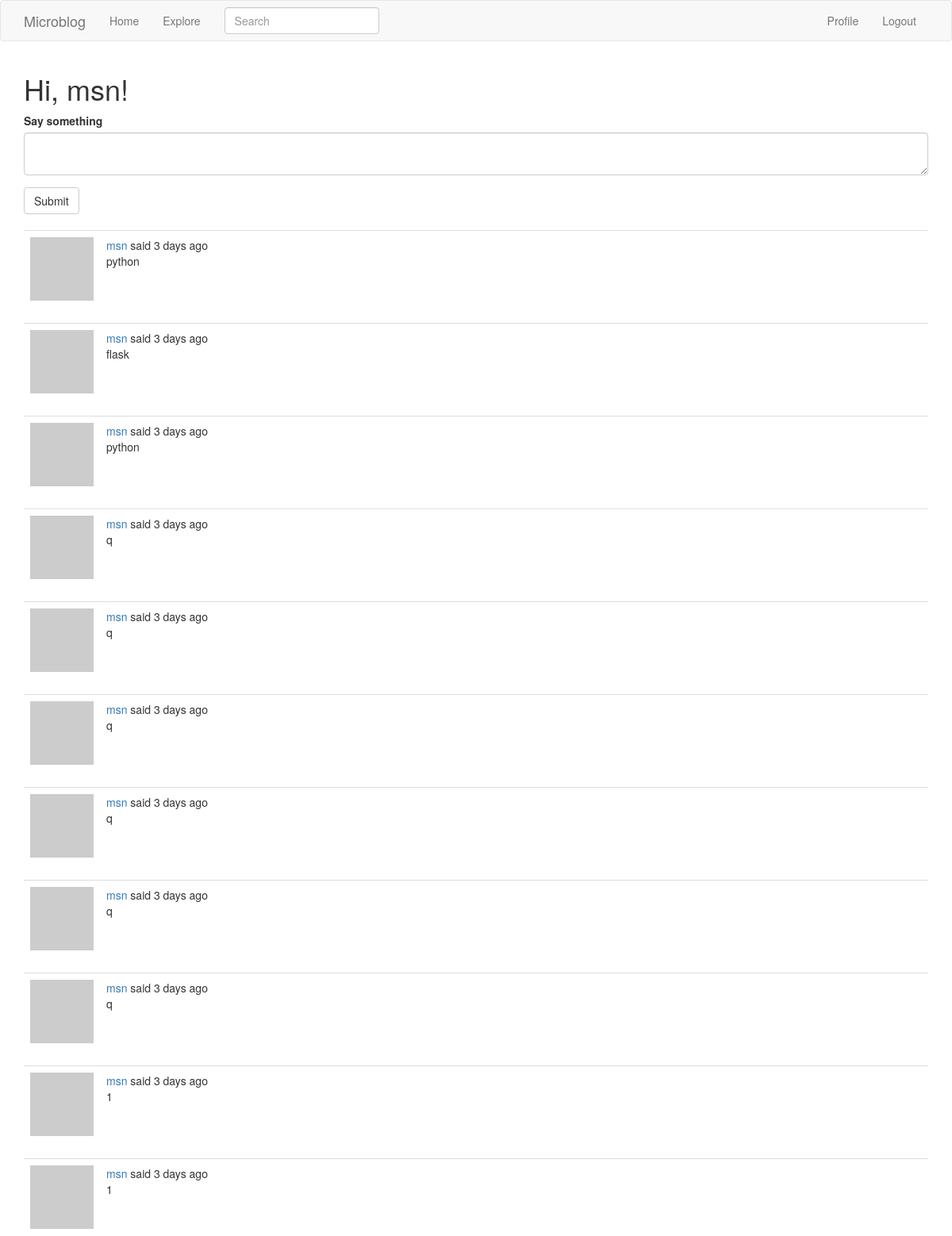
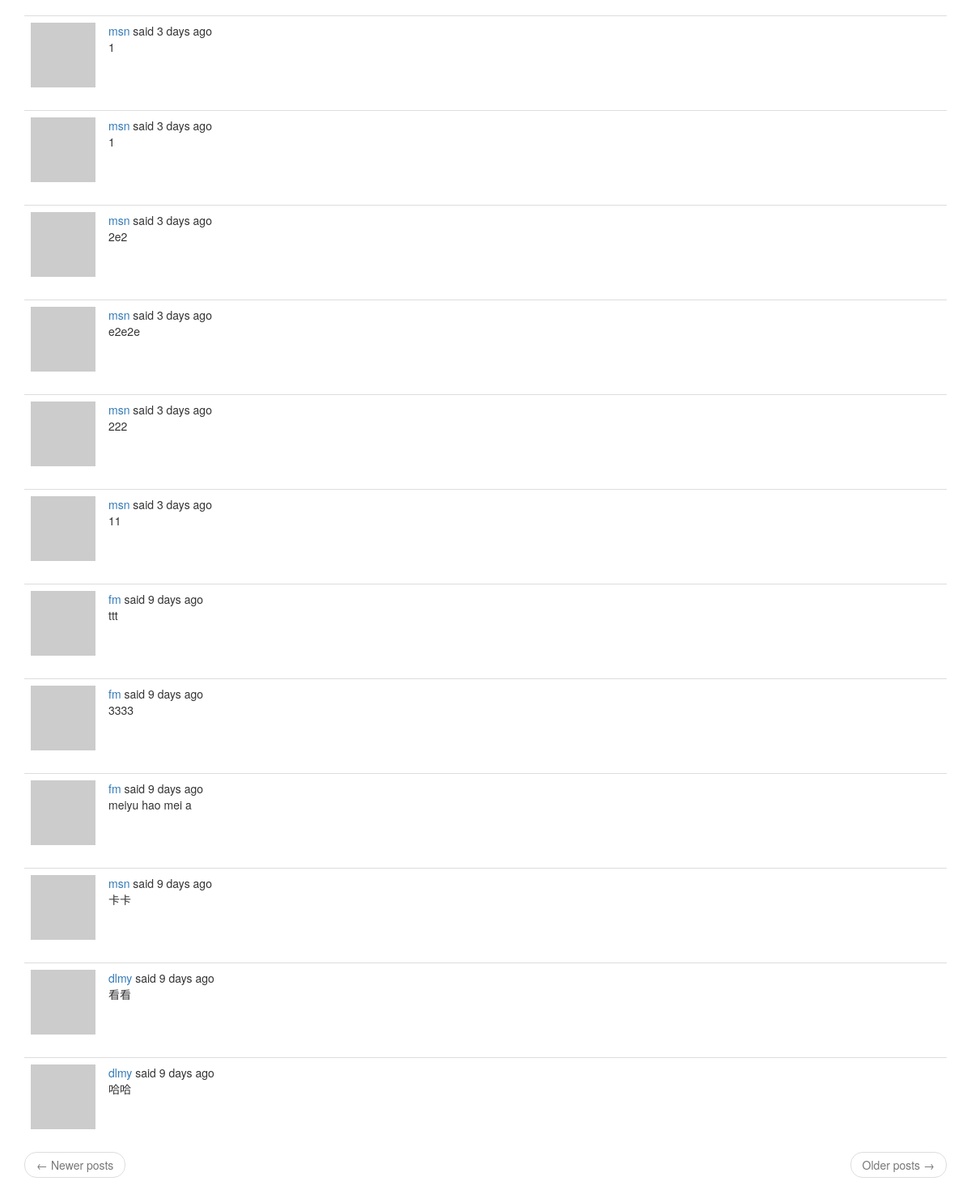
The app's page /index (signed in) with its own data (2 pictures, top to bottom).
### app/models.py (models this page shows, shortened)
class User(UserMixin, db.Model):
    id = db.Column(db.Integer, primary_key=True)
    username = db.Column(db.String(64), index=True, unique=True)
    email = db.Column(db.String(120), index=True, unique=True)
    password_hash = db.Column(db.String(128))
    posts = db.relationship('Post', backref='author', lazy='dynamic')
    about_me = db.Column(db.String(140))
    last_seen = db.Column(db.DateTime, default=datetime.utcnow)
    followed = db.relationship(
        'User', secondary=followers,
        primaryjoin=(followers.c.follower_id == id),
        secondaryjoin=(followers.c.followed_id == id),
        backref=db.backref('followers', lazy='dynamic'), lazy='dynamic')
    def avatar(self, size):
        digest = md5(self.email.lower().encode('utf-8')).hexdigest()
        return 'https://www.gravatar.com/avatar/{}?d=identicon&s={}'.format(
            digest, size)
    def followed_posts(self):
        followed = Post.query.join(
            followers, (followers.c.followed_id == Post.user_id)).filter(
                followers.c.follower_id == self.id)
        own = Post.query.filter_by(user_id=self.id)
        return followed.union(own).order_by(Post.timestamp.desc())

class SearchableMixin(object):
    @classmethod
    def before_commit(cls, session):
        session._changes = {
            'add': [obj for obj in session.new if isinstance(obj, cls)],
            'update': [obj for obj in session.dirty if isinstance(obj, cls)],
            'delete': [obj for obj in session.deleted if isinstance(obj, cls)]
        }
    @classmethod
    def after_commit(cls, session):
        for obj in session._changes['add']:
            add_to_index(cls.__tablename__, obj)
        for obj in session._changes['update']:
            add_to_index(cls.__tablename__, obj)
        for obj in session._changes['delete']:
            remove_from_index(cls.__tablename__, obj)
        session._changes = None

class Post(SearchableMixin, db.Model):
    __searchable__ = ['body']
    id = db.Column(db.Integer, primary_key=True)
    body = db.Column(db.String(140))
    timestamp = db.Column(db.DateTime, index=True, default=datetime.utcnow)
    user_id = db.Column(db.Integer, db.ForeignKey('user.id'))
    language = db.Column(db.String(5))

### app/main/routes.py (the view, shortened to what this page needs)
@bp.route('/', methods=['GET', 'POST'])
@bp.route('/index', methods=['GET', 'POST'])
@login_required
def index():
    form = PostForm()
    page = request.args.get('page', 1, type=int)
    posts = current_user.followed_posts().paginate(
        page, current_app.config['POSTS_PER_PAGE'], False)
    next_url = url_for('main.explore', page=posts.next_num) \
        if posts.has_next else None
    prev_url = url_for('main.explore', page=posts.prev_num) \
        if posts.has_prev else None
    return render_template('index.html', title=_('Home'), form=form,
                           posts=posts.items, next_url=next_url,
                           prev_url=prev_url)

### app/main/forms.py
class SearchForm(FlaskForm):
    q = StringField(_l('Search'), validators=[DataRequired()])
    def __init__(self, *args, **kwargs):
        if 'formdata' not in kwargs:
            kwargs['formdata'] = request.args
        if 'csrf_enabled' not in kwargs:
            kwargs['csrf_enabled'] = False
        super(SearchForm, self).__init__(*args, **kwargs)

class PostForm(FlaskForm):
    post = TextAreaField(_l('Say something'), validators=[DataRequired()])
    submit = SubmitField(_l('Submit'))

### app/main/routes.py (called while the page is built)
@bp.before_app_request
def before_request():
    if current_user.is_authenticated:
        current_user.last_seen = datetime.utcnow()
        db.session.commit()
        g.search_form = SearchForm()
    g.locale = str(get_locale())

### app/models.py (called while the page is built)
@login.user_loader
def load_user(id):
    return User.query.get(int(id))

### app/templates/index.html
{% extends "base.html" %}
{% import 'bootstrap/wtf.html' as wtf %}
{% block app_content %}
    <h1>{{ _('Hi, %(username)s!', username=current_user.username) }}</h1>
    {% if form %}
    {{ wtf.quick_form(form) }}
    <br>
    {% endif %}
    {% for post in posts %}
        {% include '_post.html' %}
    {% endfor %}
    <nav aria-label="...">
        <ul class="pager">
            <li class="previous{% if not prev_url %} disabled{% endif %}">
                <a href="{{ prev_url or '#' }}">
                    <span aria-hidden="true">&larr;</span> {{ _('Newer posts') }}
                </a>
            </li>
            <li class="next{% if not next_url %} disabled{% endif %}">
                <a href="{{ next_url or '#' }}">
                    {{ _('Older posts') }} <span aria-hidden="true">&rarr;</span>
                </a>
            </li>
        </ul>
    </nav>
{% endblock %}

### app/templates/base.html (shortened to what this page needs)
{% extends 'bootstrap/base.html' %}
{% block navbar %}
    <nav class="navbar navbar-default">
        <div class="container">
            <div class="navbar-header">
                <a class="navbar-brand" href="{{ url_for('main.index') }}">Microblog</a>
            </div>
            <div class="collapse navbar-collapse" id="bs-example-navbar-collapse-1">
                <ul class="nav navbar-nav">
                    <li><a href="{{ url_for('main.index') }}">{{ _('Home') }}</a></li>
                    <li><a href="{{ url_for('main.explore') }}">{{ _('Explore') }}</a></li>
                </ul>
                {% if g.search_form %}
                <form class="navbar-form navbar-left" method="get" action="{{ url_for('main.search') }}">
                    <div class="form-group">
                        {{ g.search_form.q(size=20, class='form-control', placeholder=g.search_form.q.label.text) }}
                    </div>
                </form>
                {% endif %}
                <ul class="nav navbar-nav navbar-right">
                    {% if current_user.is_anonymous %}
                    <li><a href="{{ url_for('auth.login') }}">{{ _('Login') }}</a></li>
                    {% else %}
                    <li><a href="{{ url_for('main.user', username=current_user.username) }}">{{ _('Profile') }}</a></li>
                    <li><a href="{{ url_for('auth.logout') }}">{{ _('Logout') }}</a></li>
                    {% endif %}
                </ul>
            </div>
        </div>
    </nav>
{% endblock %}
{% block content %}
    <div class="container">
        {% block app_content %}{% endblock %}
    </div>
{% endblock %}

### app/templates/_post.html (shortened to what this page needs)
    <table class="table table-hover">
            <tr>
                <td width="70px">
                    <a href="{{ url_for('main.user', username=post.author.username) }}">
                        <img src="{{ post.author.avatar(70) }}" />
                    </a>
                </td>
                <td>
                    {{ _('%(username)s said %(when)s',
                        username=user_link, when=moment(post.timestamp).fromNow()) }}
                    <br>
                    <span id="post{{ post.id }}">{{ post.body }}</span>
                </td>
            </tr>
        </table>

### records on screen
Post: body "python"
Post: body "flask"
Post: body "python"
Post: body "q"
Post: body "q"
Post: body "q"
Post: body "q"
Post: body "q"
Post: body "q"
Post: body "1"
Post: body "1"
Post: body "1"
Post: body "1"
Post: body "2e2"
Post: body "e2e2e"
Post: body "222"
Post: body "11"
Post: body "ttt"
Post: body "3333"
Post: body "meiyu hao mei a"
Post: body "卡卡"
Post: body "看看"
Post: body "哈哈"
